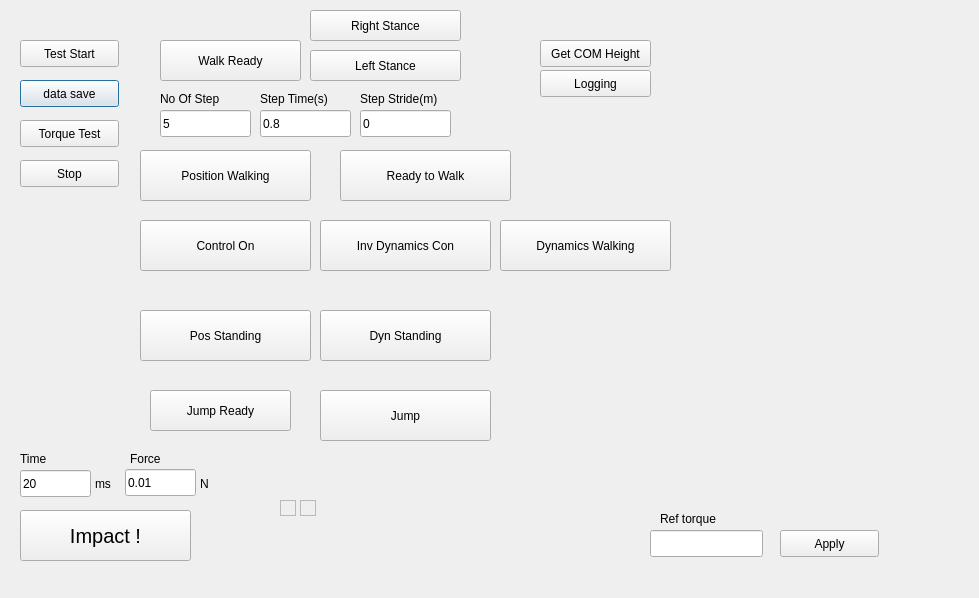
<?xml version="1.0" encoding="UTF-8"?>
<ui version="4.0">
 <class>HBWalkingDialog</class>
 <widget class="QDialog" name="HBWalkingDialog">
  <property name="geometry">
   <rect>
    <x>0</x>
    <y>0</y>
    <width>979</width>
    <height>598</height>
   </rect>
  </property>
  <property name="windowTitle">
   <string>Dialog</string>
  </property>
  <widget class="QLabel" name="label">
   <property name="geometry">
    <rect>
     <x>660</x>
     <y>510</y>
     <width>81</width>
     <height>17</height>
    </rect>
   </property>
   <property name="text">
    <string>Ref torque</string>
   </property>
  </widget>
  <widget class="QLabel" name="label_2">
   <property name="geometry">
    <rect>
     <x>160</x>
     <y>90</y>
     <width>81</width>
     <height>17</height>
    </rect>
   </property>
   <property name="text">
    <string>No Of Step</string>
   </property>
  </widget>
  <widget class="QPushButton" name="BT_DATA_SAVE">
   <property name="geometry">
    <rect>
     <x>20</x>
     <y>80</y>
     <width>99</width>
     <height>27</height>
    </rect>
   </property>
   <property name="text">
    <string>data save</string>
   </property>
  </widget>
  <widget class="QPushButton" name="BT_WALK_TEST">
   <property name="geometry">
    <rect>
     <x>140</x>
     <y>150</y>
     <width>171</width>
     <height>51</height>
    </rect>
   </property>
   <property name="text">
    <string>Position Walking</string>
   </property>
  </widget>
  <widget class="QLineEdit" name="LE_STEP_TIME">
   <property name="geometry">
    <rect>
     <x>260</x>
     <y>110</y>
     <width>91</width>
     <height>27</height>
    </rect>
   </property>
   <property name="text">
    <string>0.8</string>
   </property>
  </widget>
  <widget class="QLineEdit" name="LE_STEP_STRIDE">
   <property name="geometry">
    <rect>
     <x>360</x>
     <y>110</y>
     <width>91</width>
     <height>27</height>
    </rect>
   </property>
   <property name="text">
    <string>0</string>
   </property>
  </widget>
  <widget class="QPushButton" name="BT_TORQUE_TEST">
   <property name="geometry">
    <rect>
     <x>20</x>
     <y>120</y>
     <width>99</width>
     <height>27</height>
    </rect>
   </property>
   <property name="text">
    <string>Torque Test</string>
   </property>
  </widget>
  <widget class="QPushButton" name="BT_TEST_START">
   <property name="geometry">
    <rect>
     <x>20</x>
     <y>40</y>
     <width>99</width>
     <height>27</height>
    </rect>
   </property>
   <property name="text">
    <string>Test Start</string>
   </property>
  </widget>
  <widget class="QLineEdit" name="LE_REF_TORQUE">
   <property name="geometry">
    <rect>
     <x>650</x>
     <y>530</y>
     <width>113</width>
     <height>27</height>
    </rect>
   </property>
  </widget>
  <widget class="QPushButton" name="BT_WALK_READY">
   <property name="geometry">
    <rect>
     <x>160</x>
     <y>40</y>
     <width>141</width>
     <height>41</height>
    </rect>
   </property>
   <property name="text">
    <string>Walk Ready</string>
   </property>
  </widget>
  <widget class="QLineEdit" name="LE_NO_OF_STEP">
   <property name="geometry">
    <rect>
     <x>160</x>
     <y>110</y>
     <width>91</width>
     <height>27</height>
    </rect>
   </property>
   <property name="text">
    <string>5</string>
   </property>
  </widget>
  <widget class="QLabel" name="label_4">
   <property name="geometry">
    <rect>
     <x>360</x>
     <y>90</y>
     <width>101</width>
     <height>17</height>
    </rect>
   </property>
   <property name="text">
    <string>Step Stride(m)</string>
   </property>
  </widget>
  <widget class="QPushButton" name="BT_TEST_STOP">
   <property name="geometry">
    <rect>
     <x>20</x>
     <y>160</y>
     <width>99</width>
     <height>27</height>
    </rect>
   </property>
   <property name="text">
    <string>Stop</string>
   </property>
  </widget>
  <widget class="QPushButton" name="BTN_APPLY">
   <property name="geometry">
    <rect>
     <x>780</x>
     <y>530</y>
     <width>99</width>
     <height>27</height>
    </rect>
   </property>
   <property name="text">
    <string>Apply</string>
   </property>
  </widget>
  <widget class="QLabel" name="label_3">
   <property name="geometry">
    <rect>
     <x>260</x>
     <y>90</y>
     <width>91</width>
     <height>17</height>
    </rect>
   </property>
   <property name="text">
    <string>Step Time(s)</string>
   </property>
  </widget>
  <widget class="QFrame" name="frame">
   <property name="geometry">
    <rect>
     <x>280</x>
     <y>500</y>
     <width>16</width>
     <height>16</height>
    </rect>
   </property>
   <property name="frameShape">
    <enum>QFrame::StyledPanel</enum>
   </property>
   <property name="frameShadow">
    <enum>QFrame::Raised</enum>
   </property>
   <widget class="QPushButton" name="BT_SYSID_INPUT_START">
    <property name="geometry">
     <rect>
      <x>150</x>
      <y>40</y>
      <width>111</width>
      <height>31</height>
     </rect>
    </property>
    <property name="text">
     <string>Input Start</string>
    </property>
   </widget>
   <widget class="QLineEdit" name="LE_SYSID_INPUT_FREQ">
    <property name="geometry">
     <rect>
      <x>40</x>
      <y>40</y>
      <width>71</width>
      <height>27</height>
     </rect>
    </property>
    <property name="text">
     <string>1</string>
    </property>
   </widget>
   <widget class="QLabel" name="label_5">
    <property name="geometry">
     <rect>
      <x>10</x>
      <y>10</y>
      <width>121</width>
      <height>21</height>
     </rect>
    </property>
    <property name="text">
     <string>COM System ID</string>
    </property>
   </widget>
   <widget class="QLabel" name="label_6">
    <property name="geometry">
     <rect>
      <x>10</x>
      <y>40</y>
      <width>31</width>
      <height>17</height>
     </rect>
    </property>
    <property name="text">
     <string>Freq</string>
    </property>
   </widget>
   <widget class="QLabel" name="label_7">
    <property name="geometry">
     <rect>
      <x>110</x>
      <y>40</y>
      <width>41</width>
      <height>20</height>
     </rect>
    </property>
    <property name="text">
     <string>Hz</string>
    </property>
   </widget>
   <widget class="QLabel" name="label_8">
    <property name="geometry">
     <rect>
      <x>110</x>
      <y>80</y>
      <width>41</width>
      <height>20</height>
     </rect>
    </property>
    <property name="text">
     <string>m</string>
    </property>
   </widget>
   <widget class="QLineEdit" name="LE_SYSID_INPUT_AMP">
    <property name="geometry">
     <rect>
      <x>40</x>
      <y>80</y>
      <width>71</width>
      <height>27</height>
     </rect>
    </property>
    <property name="text">
     <string>0.01</string>
    </property>
   </widget>
   <widget class="QLabel" name="label_9">
    <property name="geometry">
     <rect>
      <x>10</x>
      <y>80</y>
      <width>31</width>
      <height>17</height>
     </rect>
    </property>
    <property name="text">
     <string>Amp</string>
    </property>
   </widget>
   <widget class="QPushButton" name="BT_SYSID_STOP_SAVE">
    <property name="geometry">
     <rect>
      <x>150</x>
      <y>76</y>
      <width>111</width>
      <height>31</height>
     </rect>
    </property>
    <property name="text">
     <string>Stop &amp; save</string>
    </property>
   </widget>
   <widget class="QPushButton" name="BT_SYSID_INPUT_START_2">
    <property name="geometry">
     <rect>
      <x>280</x>
      <y>40</y>
      <width>111</width>
      <height>31</height>
     </rect>
    </property>
    <property name="text">
     <string>Step Input</string>
    </property>
   </widget>
  </widget>
  <widget class="QPushButton" name="BT_WALK_TEST_2">
   <property name="geometry">
    <rect>
     <x>20</x>
     <y>510</y>
     <width>171</width>
     <height>51</height>
    </rect>
   </property>
   <property name="font">
    <font>
     <pointsize>15</pointsize>
    </font>
   </property>
   <property name="text">
    <string>Impact !</string>
   </property>
  </widget>
  <widget class="QLineEdit" name="LE_IMPACT_TIME">
   <property name="geometry">
    <rect>
     <x>20</x>
     <y>470</y>
     <width>71</width>
     <height>27</height>
    </rect>
   </property>
   <property name="text">
    <string>20</string>
   </property>
  </widget>
  <widget class="QLineEdit" name="LE_IMPACT_FORCE">
   <property name="geometry">
    <rect>
     <x>125</x>
     <y>469</y>
     <width>71</width>
     <height>27</height>
    </rect>
   </property>
   <property name="text">
    <string>0.01</string>
   </property>
  </widget>
  <widget class="QLabel" name="label_10">
   <property name="geometry">
    <rect>
     <x>95</x>
     <y>474</y>
     <width>41</width>
     <height>20</height>
    </rect>
   </property>
   <property name="text">
    <string>ms</string>
   </property>
  </widget>
  <widget class="QLabel" name="label_11">
   <property name="geometry">
    <rect>
     <x>200</x>
     <y>474</y>
     <width>41</width>
     <height>20</height>
    </rect>
   </property>
   <property name="text">
    <string>N</string>
   </property>
  </widget>
  <widget class="QLabel" name="label_12">
   <property name="geometry">
    <rect>
     <x>20</x>
     <y>450</y>
     <width>51</width>
     <height>17</height>
    </rect>
   </property>
   <property name="text">
    <string>Time</string>
   </property>
  </widget>
  <widget class="QLabel" name="label_13">
   <property name="geometry">
    <rect>
     <x>130</x>
     <y>450</y>
     <width>51</width>
     <height>17</height>
    </rect>
   </property>
   <property name="text">
    <string>Force</string>
   </property>
  </widget>
  <widget class="QPushButton" name="BT_CONTROL_ON">
   <property name="geometry">
    <rect>
     <x>140</x>
     <y>220</y>
     <width>171</width>
     <height>51</height>
    </rect>
   </property>
   <property name="text">
    <string>Control On</string>
   </property>
  </widget>
  <widget class="QFrame" name="frame_3">
   <property name="geometry">
    <rect>
     <x>300</x>
     <y>500</y>
     <width>16</width>
     <height>16</height>
    </rect>
   </property>
   <property name="frameShape">
    <enum>QFrame::StyledPanel</enum>
   </property>
   <property name="frameShadow">
    <enum>QFrame::Raised</enum>
   </property>
   <widget class="QPushButton" name="BT_OLTORQUE_GO">
    <property name="geometry">
     <rect>
      <x>150</x>
      <y>60</y>
      <width>111</width>
      <height>31</height>
     </rect>
    </property>
    <property name="text">
     <string>mA imput Go</string>
    </property>
   </widget>
   <widget class="QLineEdit" name="LE_OLTORQUE_MA">
    <property name="geometry">
     <rect>
      <x>10</x>
      <y>60</y>
      <width>71</width>
      <height>27</height>
     </rect>
    </property>
    <property name="text">
     <string>1</string>
    </property>
   </widget>
   <widget class="QLabel" name="label_19">
    <property name="geometry">
     <rect>
      <x>10</x>
      <y>10</y>
      <width>121</width>
      <height>21</height>
     </rect>
    </property>
    <property name="text">
     <string>OL Torque Tuning</string>
    </property>
   </widget>
   <widget class="QLabel" name="label_20">
    <property name="geometry">
     <rect>
      <x>10</x>
      <y>40</y>
      <width>31</width>
      <height>17</height>
     </rect>
    </property>
    <property name="text">
     <string>input</string>
    </property>
   </widget>
   <widget class="QLabel" name="label_21">
    <property name="geometry">
     <rect>
      <x>80</x>
      <y>60</y>
      <width>30</width>
      <height>20</height>
     </rect>
    </property>
    <property name="text">
     <string>mA</string>
    </property>
   </widget>
   <widget class="QPushButton" name="BT_ZERO_GAIN">
    <property name="geometry">
     <rect>
      <x>150</x>
      <y>20</y>
      <width>111</width>
      <height>31</height>
     </rect>
    </property>
    <property name="text">
     <string>ZERO gain</string>
    </property>
   </widget>
  </widget>
  <widget class="QPushButton" name="BT_ONE_LEG_READY">
   <property name="geometry">
    <rect>
     <x>310</x>
     <y>10</y>
     <width>151</width>
     <height>31</height>
    </rect>
   </property>
   <property name="text">
    <string>Right Stance</string>
   </property>
  </widget>
  <widget class="QPushButton" name="BT_INV_DYNAMICS_CON">
   <property name="geometry">
    <rect>
     <x>320</x>
     <y>220</y>
     <width>171</width>
     <height>51</height>
    </rect>
   </property>
   <property name="text">
    <string>Inv Dynamics Con</string>
   </property>
  </widget>
  <widget class="QPushButton" name="BT_DYN_STANDING">
   <property name="geometry">
    <rect>
     <x>320</x>
     <y>310</y>
     <width>171</width>
     <height>51</height>
    </rect>
   </property>
   <property name="text">
    <string>Dyn Standing</string>
   </property>
  </widget>
  <widget class="QPushButton" name="BT_POS">
   <property name="geometry">
    <rect>
     <x>140</x>
     <y>310</y>
     <width>171</width>
     <height>51</height>
    </rect>
   </property>
   <property name="text">
    <string>Pos Standing</string>
   </property>
  </widget>
  <widget class="QPushButton" name="BT_DYN_WALKING">
   <property name="geometry">
    <rect>
     <x>500</x>
     <y>220</y>
     <width>171</width>
     <height>51</height>
    </rect>
   </property>
   <property name="text">
    <string>Dynamics Walking</string>
   </property>
  </widget>
  <widget class="QPushButton" name="BT_JUMP">
   <property name="geometry">
    <rect>
     <x>320</x>
     <y>390</y>
     <width>171</width>
     <height>51</height>
    </rect>
   </property>
   <property name="text">
    <string>Jump</string>
   </property>
  </widget>
  <widget class="QPushButton" name="BT_JUMP_READY">
   <property name="geometry">
    <rect>
     <x>150</x>
     <y>390</y>
     <width>141</width>
     <height>41</height>
    </rect>
   </property>
   <property name="text">
    <string>Jump Ready</string>
   </property>
  </widget>
  <widget class="QPushButton" name="BT_COM_HEIGHT">
   <property name="geometry">
    <rect>
     <x>540</x>
     <y>40</y>
     <width>111</width>
     <height>27</height>
    </rect>
   </property>
   <property name="text">
    <string>Get COM Height</string>
   </property>
  </widget>
  <widget class="QPushButton" name="BT_LOGGING">
   <property name="geometry">
    <rect>
     <x>540</x>
     <y>70</y>
     <width>111</width>
     <height>27</height>
    </rect>
   </property>
   <property name="text">
    <string>Logging</string>
   </property>
  </widget>
  <widget class="QPushButton" name="BT_ONE_LEG_READY_2">
   <property name="geometry">
    <rect>
     <x>310</x>
     <y>50</y>
     <width>151</width>
     <height>31</height>
    </rect>
   </property>
   <property name="text">
    <string>Left Stance</string>
   </property>
  </widget>
  <widget class="QPushButton" name="BT_READY_TO_WALK">
   <property name="geometry">
    <rect>
     <x>340</x>
     <y>150</y>
     <width>171</width>
     <height>51</height>
    </rect>
   </property>
   <property name="text">
    <string>Ready to Walk</string>
   </property>
  </widget>
 </widget>
 <resources/>
 <connections/>
</ui>
